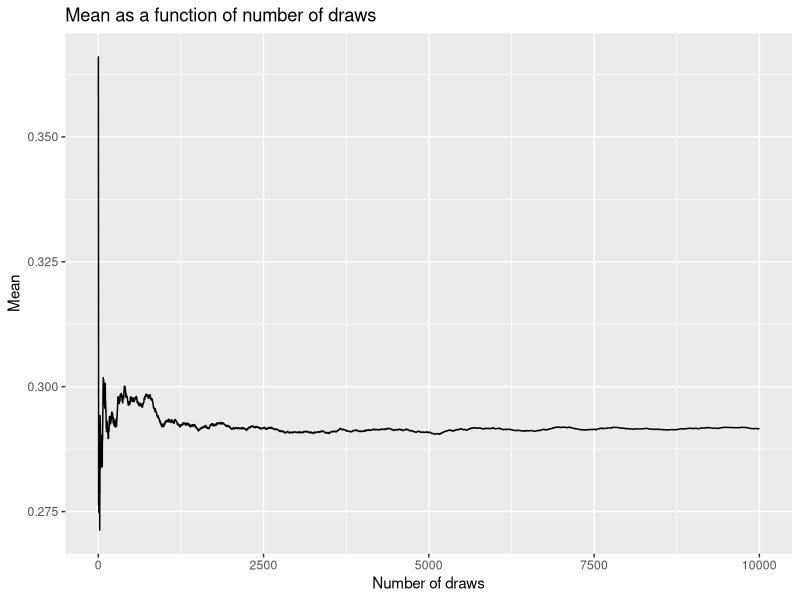
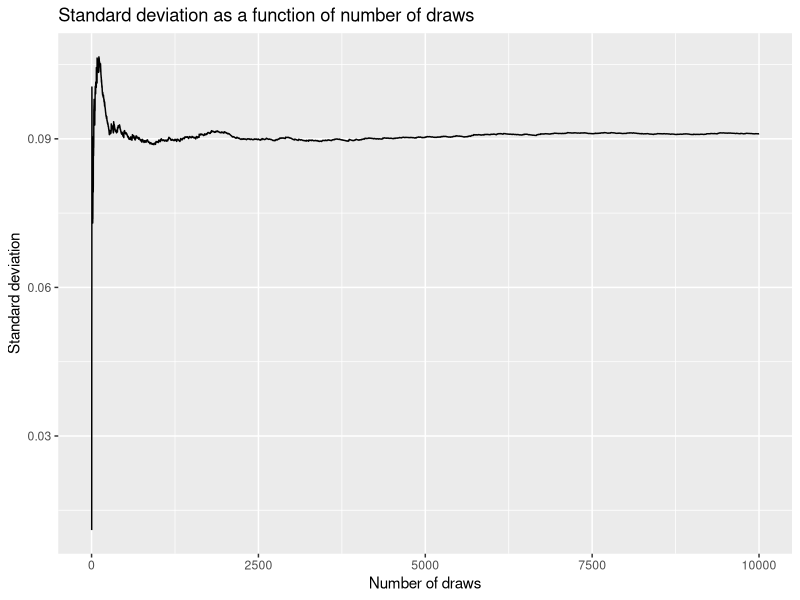

The R script that drew these images, in order:
## ---- chunk 1
knitr::opts_chunk$set(
	echo = FALSE,
	message = FALSE,
	warning = FALSE
)
library(ggplot2)
## ---- chunk 2
a0 = 2
b0 = 2
s = 5
f = 15
x_vector = seq(1, 10000, 1)
set.seed(12345)
distrubition =rbeta(x_vector, a0+s, b0+f)

y_calced_mean = c(1:length(x_vector))
for (i  in x_vector) {
	y_calced_mean[i] = mean(distrubition[0:i])
}

qplot(x=x_vector,y=y_calced_mean, geom="line")+
	labs(x="Number of draws", y="Mean", title="Mean as a function of number of draws")

## ---- chunk 3

y_calced_sd = c(1:length(x_vector))
for (i  in x_vector) {
	y_calced_sd[i] = sd(distrubition[0:i])
}

qplot(x=x_vector,y=y_calced_sd, geom="line")+
	labs(x="Number of draws", y="Standard deviation", title="Standard deviation as a function of number of draws")


